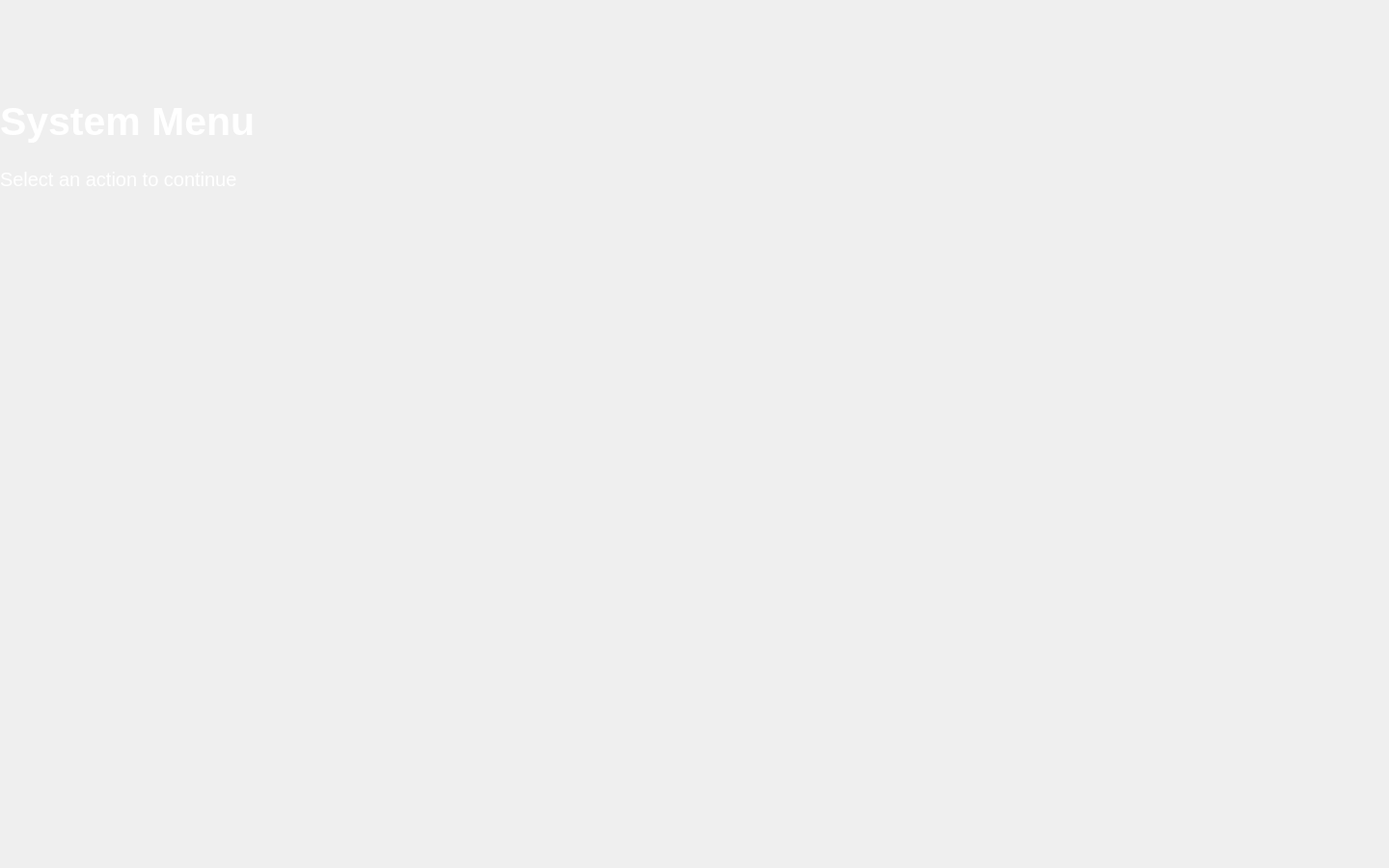
<?xml version="1.0" encoding="UTF-8"?>
<ui version="4.0">
 <class>Form</class>
 <widget class="QWidget" name="Form">
  <property name="geometry">
   <rect>
    <x>0</x>
    <y>0</y>
    <width>1440</width>
    <height>900</height>
   </rect>
  </property>
  <property name="windowTitle">
   <string>Form</string>
  </property>
  <widget class="QLabel" name="bg_label">
   <property name="geometry">
    <rect>
     <x>0</x>
     <y>0</y>
     <width>1440</width>
     <height>900</height>
    </rect>
   </property>
   <property name="text">
    <string/>
   </property>
   <property name="pixmap">
    <pixmap>../icons/gradient-bg.png</pixmap>
   </property>
   <property name="scaledContents">
    <bool>true</bool>
   </property>
  </widget>
  <widget class="QLabel" name="label_2">
   <property name="geometry">
    <rect>
     <x>0</x>
     <y>90</y>
     <width>1440</width>
     <height>71</height>
    </rect>
   </property>
   <property name="styleSheet">
    <string notr="true">QLabel {
color: white;
font-family: 'Inter 24pt ExtraBold';
font-size: 31pt;
font-weight:bold;
qproperty-alignment: 'AlignCenter';
}</string>
   </property>
   <property name="text">
    <string>System Menu</string>
   </property>
  </widget>
  <widget class="QLabel" name="label_3">
   <property name="geometry">
    <rect>
     <x>0</x>
     <y>150</y>
     <width>1440</width>
     <height>71</height>
    </rect>
   </property>
   <property name="styleSheet">
    <string notr="true">QLabel {
color: white;
font-family: 'Poppins';
font-size: 15pt;
qproperty-alignment: 'AlignCenter';
}</string>
   </property>
   <property name="text">
    <string>Select an action to continue</string>
   </property>
  </widget>
 </widget>
 <resources/>
 <connections/>
</ui>
